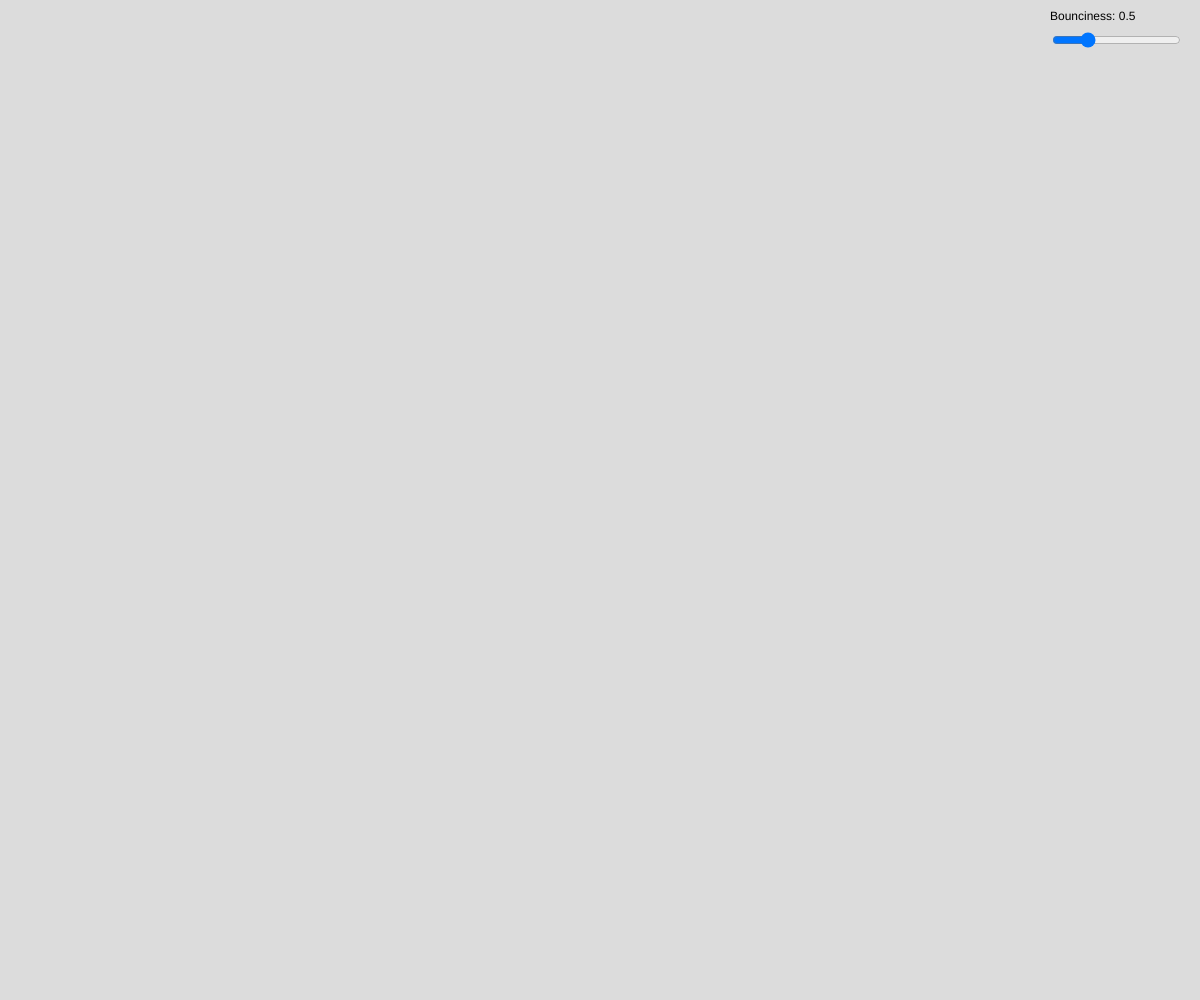
Frame 1 (no input)
Frame 60 (no input): identical to frame 1, image omitted
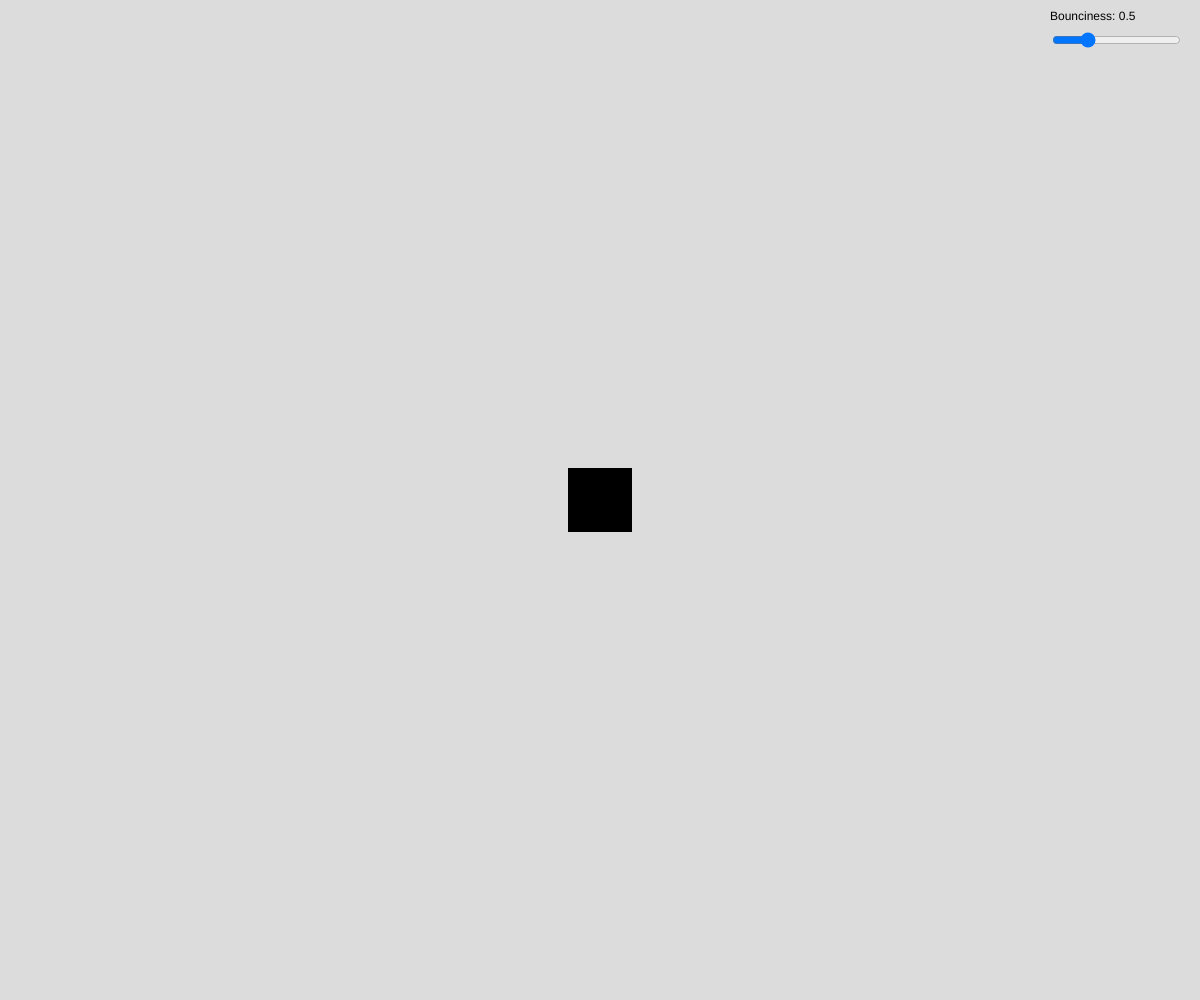
Frame 120 (the mouse pressed at the canvas centre since frame 60)

The p5.js sketch that drew these frames (run headless with seeded random() and noise() and a simulated clock; from frame 60 on, the mouse is pressed at the canvas centre):

// p5.js sketch
// ── sketch.js
let squares = [];
let gravity = 0.5;
let friction = 0.99;
let selectedSquare = null;
let offsetX, offsetY;
let bounciness = 0.5;
let bouncinessSlider;

function setup() {
  createCanvas(windowWidth, windowHeight);
  bouncinessSlider = createSlider(0, 2, 0.5, 0.1);
  bouncinessSlider.position(width - 150, 30);
}

function draw() {
  background(220);

  bounciness = bouncinessSlider.value();

  for (let square of squares) {
    if (!square.isDragging) {
      square.vy += gravity;
      square.vx *= friction;
      square.vy *= friction;

      square.x += square.vx;
      square.y += square.vy;

      if (square.x + square.size > width) {
        square.x = width - square.size;
        square.vx *= -bounciness;
      } else if (square.x < 0) {
        square.x = 0;
        square.vx *= -bounciness;
      }

      if (square.y + square.size > height) {
        square.y = height - square.size;
        square.vy *= -bounciness;
      } else if (square.y < 0) {
        square.y = 0;
        square.vy *= -bounciness;
      }

      for (let other of squares) {
        if (square !== other && isColliding(square, other)) {
          resolveCollision(square, other);
        }
      }
    } else {
      // Record position periodically while dragging
      square.previousPositions.push(createVector(square.x, square.y));
      if (square.previousPositions.length > 5) {
        square.previousPositions.shift();
      }
    }

    square.show();
  }

  // Display the current bounciness value next to the slider
  fill(0);
  noStroke();
  text("Bounciness: " + bounciness.toFixed(1), width - 150, 20);
}

function mousePressed() {
  if (mouseX > bouncinessSlider.x && mouseX < bouncinessSlider.x + bouncinessSlider.width &&
      mouseY > bouncinessSlider.y && mouseY < bouncinessSlider.y + 20) {
    return;
  }

  for (let square of squares) {
    if (mouseX > square.x && mouseX < square.x + square.size && mouseY > square.y && mouseY < square.y + square.size) {
      selectedSquare = square;
      selectedSquare.isDragging = true;
      offsetX = mouseX - square.x;
      offsetY = mouseY - square.y;
      break;
    }
  }

  if (!selectedSquare) {
    let newSquare = new Square(mouseX, mouseY, 5);
    squares.push(newSquare);
    selectedSquare = newSquare;
    offsetX = 0;
    offsetY = 0;
  }
}

function mouseDragged() {
  if (selectedSquare && !selectedSquare.isNew) {
    selectedSquare.x = mouseX - offsetX;
    selectedSquare.y = mouseY - offsetY;
  }
}

function mouseReleased() {
  if (selectedSquare) {
    selectedSquare.isDragging = false;
    selectedSquare.isNew = false;
    if (selectedSquare.previousPositions.length > 1) {
      let lastPosition = selectedSquare.previousPositions[selectedSquare.previousPositions.length - 1];
      let secondLastPosition = selectedSquare.previousPositions[selectedSquare.previousPositions.length - 2];
      selectedSquare.vx = lastPosition.x - secondLastPosition.x;
      selectedSquare.vy = lastPosition.y - secondLastPosition.y;
    }
    selectedSquare.previousPositions = [];
    selectedSquare = null;
  }
}

function isColliding(square1, square2) {
  return (
    square1.x < square2.x + square2.size &&
    square1.x + square1.size > square2.x &&
    square1.y < square2.y + square2.size &&
    square1.y + square1.size > square2.y
  );
}

function resolveCollision(square1, square2) {
  let overlapX = (square1.x + square1.size / 2) - (square2.x + square2.size / 2);
  let overlapY = (square1.y + square1.size / 2) - (square2.y + square2.size / 2);

  if (Math.abs(overlapX) > Math.abs(overlapY)) {
    if (overlapX > 0) {
      square1.x = square2.x + square2.size;
    } else {
      square1.x = square2.x - square1.size;
    }
    square1.vx *= -bounciness;
  } else {
    if (overlapY > 0) {
      square1.y = square2.y + square2.size;
    } else {
      square1.y = square2.y - square1.size;
    }
    square1.vy *= -bounciness;
  }

  if (square1.isDragging) {
    square2.vx += square1.vx;
    square2.vy += square1.vy;
  }
}

class Square {
  constructor(x, y, size) {
    this.x = x;
    this.y = y;
    this.size = size;
    this.vx = 0;
    this.vy = 0;
    this.isDragging = true;
    this.previousPositions = [];
    this.isNew = true;
  }

  show() {
    fill(0);
    rect(this.x, this.y, this.size, this.size);
    if (this.isNew && this.size < 500) {
      this.size += 1;
      this.x = mouseX - this.size / 2;
      this.y = mouseY - this.size / 2;
    }
  }
}
